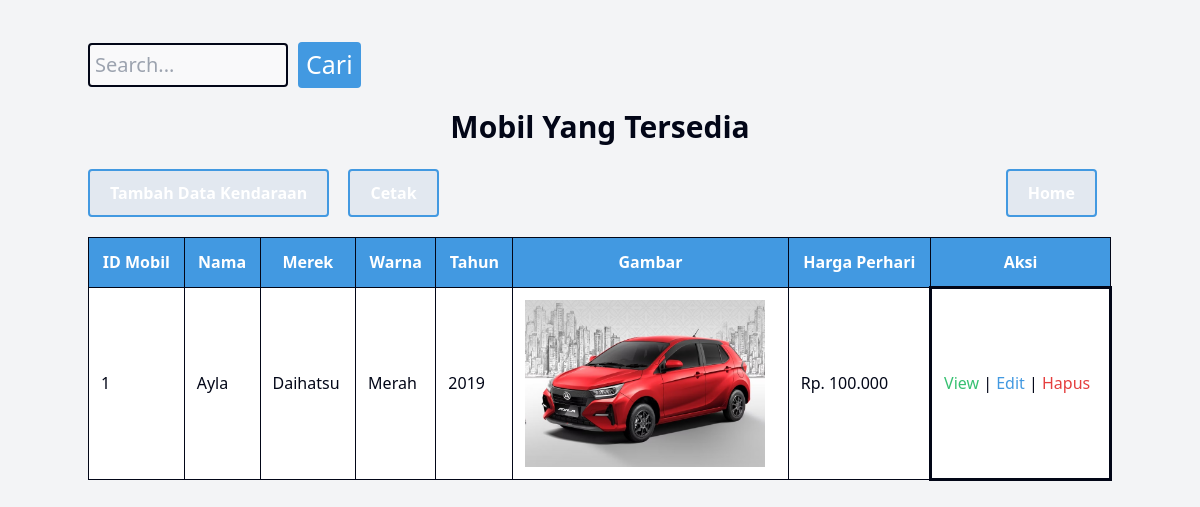
The app's page /rentalmobil/public/dashboard/data/dashboardkendaraan.php?cari=1 with its own data.
### tables this page shows
CREATE TABLE `kendaraan` (
  `idmobil` int(11) NOT NULL,
  `nama_mobil` varchar(100) DEFAULT NULL,
  `merek` varchar(100) DEFAULT NULL,
  `warna` varchar(500) NOT NULL,
  `tahun` int(11) DEFAULT NULL,
  `gambar_mobil` varchar(500) DEFAULT NULL,
  `harga_perhari` int(11) NOT NULL
);

### rentalmobil/public/dashboard/data/dashboardkendaraan.php (the view, shortened to what this page needs)
<?php
	include_once("../../../config/koneksi.php");
?>
<!DOCTYPE html>
<html>
<head>
	<link rel="stylesheet" href="../../css/output.css">
</head>
<body class="bg-gray-100">
	<div class="container mx-auto py-8">
		<form action="dashboardkendaraan.php" method="GET" class="mb-4">
           <div class="search-container">
                <input type="text" name="cari" placeholder="Search..." class="border border-gray-400 rounded-md px-2 py-1" style="font-size: 20px;">
                <input type="submit" value="Cari" class="btn bg-blue-500 text-white px-4 py-1 rounded-md" style="font-size: 25px;">
            </div>
        </form>
	<h1> Mobil Yang Tersedia </h1>
		<nav>
			<div>
				<a href="../../kendaraan/view/tambah.php" class="btn bg-blue-500 text-white">Tambah Data Kendaraan</a>
				<a href="../../kendaraan/view/cetak.php" target="_blank" class="btn bg-blue-500 text-white">Cetak</a>
			</div>
            <div>
                <a href="../dashboard.php" class="btn bg-blue-500 text-white">Home</a>
            </div>
        </nav>
	<table border="1" >
			<?php
				if (isset($_GET['cari'])) {
					$cari = $_GET['cari'];
					$ambildata = mysqli_query($kon, "SELECT * FROM kendaraan
                                        WHERE kendaraan.idmobil LIKE '%".$cari."%' OR kendaraan.nama_mobil LIKE '%".$cari."%'");
				} else {
					$ambildata = mysqli_query($kon, "SELECT * FROM kendaraan
                                          ORDER BY kendaraan.idmobil ASC ");
					$num = mysqli_num_rows($ambildata);
				}
			?>
		<tr>
        	<th class="border border-gray-400 px-4 py-2 text-center">ID Mobil</th>
            <th class="border border-gray-400 px-4 py-2 text-center">Nama</th>
            <th class="border border-gray-400 px-4 py-2 text-center">Merek</th>
            <th class="border border-gray-400 px-4 py-2 text-center">Warna</th>
            <th class="border border-gray-400 px-4 py-2 text-center">Tahun</th>
            <th class="border border-gray-400 px-4 py-2 text-center">Gambar</th>
            <th class="border border-gray-400 px-4 py-2 text-center">Harga Perhari</th>
            <th class="border border-gray-400 px-4 py-2 text-center">Aksi</th>
        </tr>
		<tbody>
		<?php
			while ($userAmbilData = mysqli_fetch_array($ambildata)) {
				echo "<tr>";
                    echo "<td class='border border-gray-400 px-4 py-2'>" . $idmobil = $userAmbilData['idmobil'] . "</td>";
                    echo "<td class='border border-gray-400 px-4 py-2'>" . $nama_mobil = $userAmbilData['nama_mobil'] . "</td>";
                    echo "<td class='border border-gray-400 px-4 py-2'>" . $merek =$userAmbilData['merek'] . "</td>";
                    echo "<td class='border border-gray-400 px-4 py-2'>" . $warna = $userAmbilData['warna'] . "</td>";
                    echo "<td class='border border-gray-400 px-4 py-2'>" . $tahun = $userAmbilData['tahun'] . "</td>";
                    echo "<td class='border border-gray-400 px-4 py-2'>";
                        $data = mysqli_query($kon, "SELECT * FROM kendaraan WHERE idmobil = '{$userAmbilData['idmobil']}'");
                        while ($row = mysqli_fetch_array($data)) {
                            echo "<a href='javascript:void(0);' onclick=\"window.open(../../kendaraan/aset/{$row['gambar_mobil']}', '_blank');\">
                                    <img src='../../kendaraan/aset/{$row['gambar_mobil']}' alt='Gambar Mobil' width='240' height='300'></a>";
                        }
                    echo "<td class='border border-gray-400 px-4 py-2'>Rp. " . number_format($userAmbilData['harga_perhari'], 0, ',', '.') . "</td>";
					echo "<td>
							<a href='../../kendaraan/view/view.php?idmobil=" . $userAmbilData['idmobil'] . "' class='btn btn-view'> View </a> |
							<a href='../../kendaraan/view/update.php?idmobil=" . $userAmbilData['idmobil'] . "' class='btn btn-edit'> Edit </a> |
							<a href='../../kendaraan/controller/mobilhapus.php?idmobil=" . $userAmbilData['idmobil'] . "' class='btn btn-hapus'> Hapus </a>
						</td>";
				echo "</tr>";
			}
		?>
		</tbody>
	</table>
	</div>
</body>
</html>

### rentalmobil/public/dashboard/data/dashboardkendaraan.php (style rules this page uses)
h1 { text-align: center; color: #020617; font-weight: bold; margin-bottom: 20px; font-size: 30px; }
nav { display: flex; justify-content: space-between; align-items: center; margin-bottom: 10px; }
nav a { padding: 10px 20px; margin-right: 15px; color: #1a365d; font-weight: bold; text-decoration: none; display: inline-block; background-color: #e2e8f0; border: 2px solid #4299e1; border-radius: 4px; }
table { border-collapse: collapse; width: 100%; margin-top: 20px; }
th, td { border: 3px solid #020617; padding: 12px; text-align: left; color: #020617; background-color: #fff; }
th:first-child { color: #fff; }
th { font-weight: bold; background-color: #4299e1; }
td { font-size: 16px; }
th:first-child, th:nth-child(2), th:nth-child(3), th:nth-child(4), th:nth-child(5), th:nth-child(6), th:nth-child(7), th:nth-child(8), th:nth-child(9) { color: #fff; }
.btn-view { color: #38c172; }
.btn-edit { color: #4299e1; }
.btn-hapus { color: #e53e3e; }
.search-container { display: flex; align-items: center; }
.search-container input[type=text] { width: 200px; margin-top: 10px; padding: 5px; font-size: 5px; border: 2px solid #020617; border-radius: 4px; background-color: rgba(255, 255, 255, 0.5); }
.search-container input[type=submit] { background-color: #4299e1; color: white; border: none; padding: 4px 8px; border-radius: 4px; cursor: pointer; font-size: 14px; margin-left: 10px; margin-top: 10px; }

### records on screen
kendaraan: idmobil "1", nama_mobil "Ayla", merek "Daihatsu", warna "Merah", tahun "2019", gambar_mobil (picture), harga_perhari "100.000"
